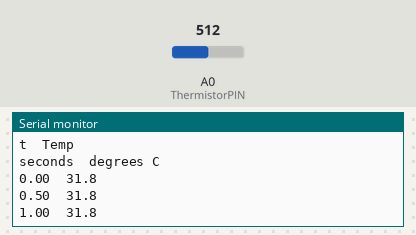
Recording of a sketch running on a simulated Arduino Uno, built with avr-gcc and run on an emulated ATmega328P. Shown: the last lines printed to the serial monitor. The inputs (shaded band) are chosen by the test bench; at power-on: A0 (ThermistorPIN) = 512.

Above: at 1.2 s.
1.3 s: A0 (ThermistorPIN) set to 716
At 2.0 s:
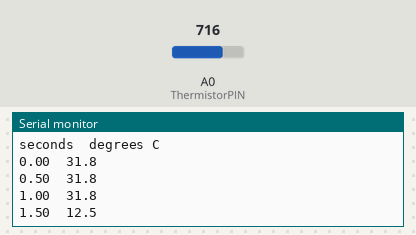
2.8 s: A0 (ThermistorPIN) set to 900
At 3.5 s:
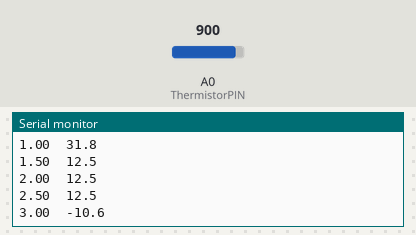
Timing chart, 0 to 5.8 s (numbered marks = the images above; inputs shaded):
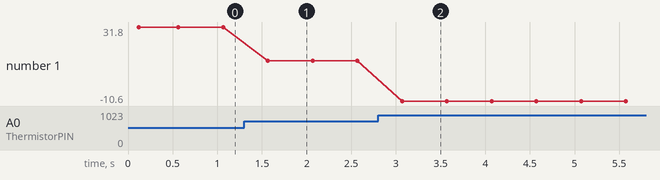

The sketch:

VernierThermistor.ino
```cpp
/*
VernierThermistor (v 2014.09)
Reads the temperature from a Vernier Stainless Steel Temperature Probe (TMP-BTA)
or Surface Temperature Sensor (STS-BTA) connected to the BTA 1 connector.
As written, the readings will be displayed every half second. Change the variable
TimeBetweenReadings to change the rate.

We use the Steinhart-Hart equation (in the function Thermistor) to determine temperature
from the raw A/D converter reading. Because of the use of log functions, in the Steinhart-Hart
equation, this sketch requires the math.h library.

See www.vernier.com/engineering/stem/sensors/temperature-sensor/
for more information on how thermistors are read.

See www.vernier.com/arduino for more information.
 */
#include <math.h>
int ThermistorPIN =0;// Analog Pin 0
int TimeBetweenReadings = 500; // in ms
int ReadingNumber=0;

void setup()
{
  Serial.begin(9600);
  Serial.println("Vernier Format 2");
  Serial.println("Temperature Readings taken using Ardunio");
  Serial.println("Data Set");
  Serial.print("Time");//long name
  Serial.print("\t"); //tab character
  Serial.println ("Temperature");
  Serial.print("t");
  Serial.print("\t"); //tab character
  Serial.println ("Temp"); //short name
  Serial.print("seconds");
  Serial.print("\t"); // tab character
  Serial.println ("degrees C");
}
void loop()
{
  float Time;
 int Count; //reading from the A/D converter (10-bit)
  float Temp; //the print below does the division first to avoid overflows
  Serial.print(ReadingNumber/1000.0*TimeBetweenReadings);
  Count=analogRead(ThermistorPIN);       // read count from the A/D converter
  Temp=Thermistor(Count);       // and  convert it to CelsiusSerial.print(Time/1000); //display in seconds, not milliseconds
  Serial.print("\t"); //tab character
  Serial.println(Temp,1);   // display temperature to one digit
  delay(TimeBetweenReadings); // Delay a bit...
  ReadingNumber++;
}

float Thermistor(int Raw) //This function calculates temperature from ADC count
{
 /* Inputs ADC count from Thermistor and outputs Temperature in Celsius
 *  requires: include <math.h>
 * There is a huge amount of information on the web about using thermistors with the Arduino.
 * Here we are concerned about using the Vernier Stainless Steel Temperature Probe TMP-BTA and the
 * Vernier Surface Temperature Probe STS-BTA, but the general principles are easy to extend to other
 * thermistors.
 * This version utilizes the Steinhart-Hart Thermistor Equation:
 *    Temperature in Kelvin = 1 / {A + B[ln(R)] + C[ln(R)]^3}
 *   for the themistor in the Vernier TMP-BTA probe:
 *    A =0.00102119 , B = 0.000222468 and C = 1.33342E-7
 *    Using these values should get agreement within 1 degree C to the same probe used with one
 *    of the Vernier interfaces
 *
 * Schematic:
 *   [Ground] -- [thermistor] -------- | -- [15,000 ohm resistor] --[Vcc (5v)]
 *                                     |
 *                                Analog Pin 0
 For the circuit above:
 * Resistance = ( Count*RawADC /(1024-Count))
 */
 long Resistance;
 float Resistor = 15000; //fixed resistor
// the measured resistance of your particular fixed resistor in
// the Vernier BTA-ELV and in the SparkFun Vernier Adapter Shield
// is a precision 15K resisitor
  float Temp;  // Dual-Purpose variable to save space.
  Resistance=( Resistor*Raw /(1024-Raw));
  Temp = log(Resistance); // Saving the Log(resistance) so not to calculate  it 4 times later
  Temp = 1 / (0.00102119 + (0.000222468 * Temp) + (0.000000133342 * Temp * Temp * Temp));
  Temp = Temp - 273.15;  // Convert Kelvin to Celsius
  return Temp;                                      // Return the Temperature
}
```

Measured:
- after the input at 1.3 s, the serial monitor: prints a new line after 0.27 s (image 1)
- after the input at 2.8 s, the serial monitor: prints a new line after 0.27 s (image 2)
- plotted number 1: 31.8 → 12.5 after the input at 1.3 s, 12.5 → -10.6 after the input at 2.8 s
